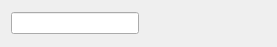
<?xml version="1.0" encoding="UTF-8"?>
<ui version="4.0">
 <class>grader_marks_widget</class>
 <widget class="QWidget" name="grader_marks_widget">
  <property name="geometry">
   <rect>
    <x>0</x>
    <y>0</y>
    <width>277</width>
    <height>47</height>
   </rect>
  </property>
  <property name="windowTitle">
   <string>Form</string>
  </property>
  <layout class="QGridLayout" name="gridLayout">
   <item row="0" column="0">
    <layout class="QHBoxLayout" name="horizontal_layout">
     <property name="spacing">
      <number>0</number>
     </property>
     <item>
      <widget class="QLineEdit" name="marks_text"/>
     </item>
    </layout>
   </item>
   <item row="0" column="1">
    <spacer name="horizontalSpacer">
     <property name="orientation">
      <enum>Qt::Horizontal</enum>
     </property>
     <property name="sizeHint" stdset="0">
      <size>
       <width>40</width>
       <height>20</height>
      </size>
     </property>
    </spacer>
   </item>
  </layout>
 </widget>
 <resources/>
 <connections/>
</ui>
